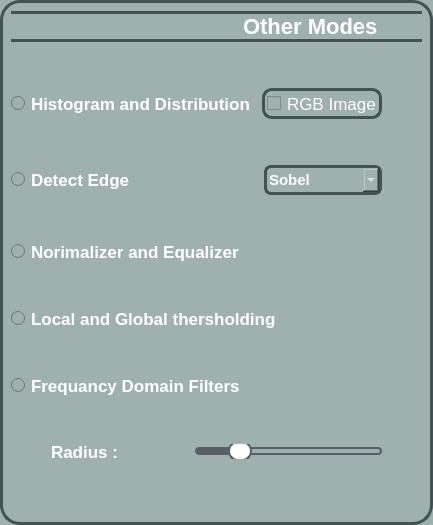
              <widget class="QWidget" name="widget_10" native="true">
               <property name="sizePolicy">
                <sizepolicy hsizetype="Expanding" vsizetype="Expanding">
                 <horstretch>0</horstretch>
                 <verstretch>0</verstretch>
                </sizepolicy>
               </property>
               <property name="styleSheet">
                <string notr="true">
background:rgba(158,177,175,255);
  border: 3px solid rgba(68,82,83,255);
  border-radius: 20px;</string>
               </property>
               <layout class="QHBoxLayout" name="horizontalLayout_19">
                <item>
                 <layout class="QVBoxLayout" name="verticalLayout_8">
                  <item>
                   <widget class="QLabel" name="label_freq_img1_2">
                    <property name="font">
                     <font>
                      
                      <weight>75</weight>
                      <bold>true</bold>
                     </font>
                    </property>
                    <property name="styleSheet">
                     <string notr="true">Font-size:22px;
font-weight:bold;
background:rgba(158,177,175,255);
color:white;
 border-top: 3px solid rgba(68,82,83,255);
 border-bottom: 3px solid rgba(68,82,83,255);
border-left:None;
border-right:None;
</string>
                    </property>
                    <property name="text">
                     <string>                                     Other Modes</string>
                    </property>
                   </widget>
                  </item>
                  <item>
                   <spacer name="verticalSpacer_8">
                    <property name="orientation">
                     <enum>Qt::Vertical</enum>
                    </property>
                    <property name="sizeHint" stdset="0">
                     <size>
                      <width>20</width>
                      <height>40</height>
                     </size>
                    </property>
                   </spacer>
                  </item>
                  <item>
                   <layout class="QHBoxLayout" name="horizontalLayout_20">
                    <item>
                     <widget class="QRadioButton" name="RadioButton_Histogram">
                      <property name="font">
                       <font>
                        
                        <weight>75</weight>
                        <bold>true</bold>
                       </font>
                      </property>
                      <property name="styleSheet">
                       <string notr="true">Font-size:17px;
font-weight:bold;
background:rgba(158,177,175,255);
color:white;

border:None;</string>
                      </property>
                      <property name="text">
                       <string>Histogram and Distribution </string>
                      </property>
                      <property name="checked">
                       <bool>false</bool>
                      </property>
                     </widget>
                    </item>
                    <item>
                     <widget class="QCheckBox" name="checkBox_rgbImg">
                      <property name="font">
                       <font>
                        
                       </font>
                      </property>
                      <property name="styleSheet">
                       <string notr="true">Font-size:17px;
color:white;

padding:2px;
border-radius:10px;


background:rgba(158,177,175,255);
  border: 3px solid rgba(68,82,83,255);

</string>
                      </property>
                      <property name="text">
                       <string>RGB Image</string>
                      </property>
                     </widget>
                    </item>
                    <item>
                     <spacer name="horizontalSpacer_37">
                      <property name="orientation">
                       <enum>Qt::Vertical</enum>
                      </property>
                      <property name="sizeHint" stdset="0">
                       <size>
                        <width>40</width>
                        <height>20</height>
                       </size>
                      </property>
                     </spacer>
                    </item>
                   </layout>
                  </item>
                  <item>
                   <spacer name="verticalSpacer_9">
                    <property name="orientation">
                     <enum>Qt::Vertical</enum>
                    </property>
                    <property name="sizeHint" stdset="0">
                     <size>
                      <width>20</width>
                      <height>40</height>
                     </size>
                    </property>
                   </spacer>
                  </item>
                  <item>
                   <layout class="QHBoxLayout" name="horizontalLayout_55">
                    <item>
                     <widget class="QRadioButton" name="RadioButton_DetectEdges">
                      <property name="font">
                       <font>
                        
                        <weight>75</weight>
                        <bold>true</bold>
                       </font>
                      </property>
                      <property name="styleSheet">
                       <string notr="true">Font-size:17px;
font-weight:bold;
background:rgba(158,177,175,255);
color:white;

border:None;</string>
                      </property>
                      <property name="text">
                       <string>Detect Edge                           </string>
                      </property>
                      <property name="checked">
                       <bool>false</bool>
                      </property>
                     </widget>
                    </item>
                    <item>
                     <widget class="QComboBox" name="Combox_Edges">
                      <property name="font">
                       <font>
                        
                        <weight>75</weight>
                        <bold>true</bold>
                       </font>
                      </property>
                      <property name="styleSheet">
                       <string notr="true">Font-size:15px;
font-weight:bold;
background:rgba(158,177,175,255);
color:white;
border:3px solid black;
padding:2px;
border-radius:7px;
 border: 3px solid rgba(68,82,83,255);</string>
                      </property>
                      <property name="currentText">
                       <string>Sobel</string>
                      </property>
                      <item>
                       <property name="text">
                        <string>Sobel</string>
                       </property>
                      </item>
                      <item>
                       <property name="text">
                        <string>Roberts</string>
                       </property>
                      </item>
                      <item>
                       <property name="text">
                        <string>Prewitt</string>
                       </property>
                      </item>
                      <item>
                       <property name="text">
                        <string>Canny</string>
                       </property>
                      </item>
                     </widget>
                    </item>
                    <item>
                     <spacer name="horizontalSpacer_30">
                      <property name="orientation">
                       <enum>Qt::Vertical</enum>
                      </property>
                      <property name="sizeHint" stdset="0">
                       <size>
                        <width>40</width>
                        <height>20</height>
                       </size>
                      </property>
                     </spacer>
                    </item>
                   </layout>
                  </item>
                  <item>
                   <spacer name="verticalSpacer_15">
                    <property name="orientation">
                     <enum>Qt::Vertical</enum>
                    </property>
                    <property name="sizeHint" stdset="0">
                     <size>
                      <width>20</width>
                      <height>40</height>
                     </size>
                    </property>
                   </spacer>
                  </item>
                  <item>
                   <widget class="QRadioButton" name="RadioButton_Normalizer">
                    <property name="font">
                     <font>
                      
                      <weight>75</weight>
                      <bold>true</bold>
                     </font>
                    </property>
                    <property name="styleSheet">
                     <string notr="true">Font-size:17px;
font-weight:bold;
background:rgba(158,177,175,255);
color:white;
border:None;</string>
                    </property>
                    <property name="text">
                     <string>Norimalizer and Equalizer</string>
                    </property>
                    <property name="checked">
                     <bool>false</bool>
                    </property>
                   </widget>
                  </item>
                  <item>
                   <spacer name="verticalSpacer_10">
                    <property name="orientation">
                     <enum>Qt::Vertical</enum>
                    </property>
                    <property name="sizeHint" stdset="0">
                     <size>
                      <width>20</width>
                      <height>40</height>
                     </size>
                    </property>
                   </spacer>
                  </item>
                  <item>
                   <widget class="QRadioButton" name="RadioButton_Threshold">
                    <property name="font">
                     <font>
                      
                      <weight>75</weight>
                      <bold>true</bold>
                     </font>
                    </property>
                    <property name="styleSheet">
                     <string notr="true">Font-size:17px;
font-weight:bold;
background:rgba(158,177,175,255);
color:white;

border:None;</string>
                    </property>
                    <property name="text">
                     <string>Local and Global thersholding</string>
                    </property>
                    <property name="checked">
                     <bool>false</bool>
                    </property>
                   </widget>
                  </item>
                  <item>
                   <spacer name="verticalSpacer_11">
                    <property name="orientation">
                     <enum>Qt::Vertical</enum>
                    </property>
                    <property name="sizeHint" stdset="0">
                     <size>
                      <width>20</width>
                      <height>40</height>
                     </size>
                    </property>
                   </spacer>
                  </item>
                  <item>
                   <widget class="QRadioButton" name="RadioButton_Domain_Filter">
                    <property name="styleSheet">
                     <string notr="true">Font-size:17px;
font-weight:bold;
background:rgba(158,177,175,255);
color:white;

border:None;
</string>
                    </property>
                    <property name="text">
                     <string>Frequancy Domain Filters</string>
                    </property>
                   </widget>
                  </item>
                  <item>
                   <spacer name="verticalSpacer_12">
                    <property name="orientation">
                     <enum>Qt::Vertical</enum>
                    </property>
                    <property name="sizeHint" stdset="0">
                     <size>
                      <width>20</width>
                      <height>40</height>
                     </size>
                    </property>
                   </spacer>
                  </item>
                  <item>
                   <layout class="QHBoxLayout" name="horizontalLayout_21">
                    <item>
                     <spacer name="horizontalSpacer_6">
                      <property name="orientation">
                       <enum>Qt::Vertical</enum>
                      </property>
                      <property name="sizeHint" stdset="0">
                       <size>
                        <width>40</width>
                        <height>20</height>
                       </size>
                      </property>
                     </spacer>
                    </item>
                    <item>
                     <widget class="QLabel" name="label_freq_domain">
                      <property name="font">
                       <font>
                        
                        <weight>75</weight>
                        <bold>true</bold>
                       </font>
                      </property>
                      <property name="styleSheet">
                       <string notr="true">Font-size:17px;
font-weight:bold;
background:rgba(158,177,175,255);
color:white;

border:None;
</string>
                      </property>
                      <property name="text">
                       <string>Radius :               </string>
                      </property>
                     </widget>
                    </item>
                    <item>
                     <widget class="QSlider" name="slider_freq_domain">
                      <property name="styleSheet">
                       <string notr="true">
QSlider {
    background: transparent; /* Make the entire slider background transparent */
    border:None;
}


QSlider::groove:horizontal {
    height: 8px;
    background: :rgba(158,177,175,255); /* Lighter shade of the dark color */
    border-radius: 4px;
}

QSlider::handle:horizontal {
    background:  white; /* Mid-tone between the dark and lighter colors */
    border: 2px solid #595e67; /* Matches groove */
    width: 20px;
    height: 20px;
    margin: -6px 0;
    border-radius: 10px;
}

QSlider::sub-page:horizontal {
    background: #595e67; /* Matches handle */
    border-radius: 4px;
}

QSlider::add-page:horizontal {
   
    border:2px solid #595e67;
    border-radius: 4px;
}
</string>
                      </property>
                      <property name="maximum">
                       <number>100</number>
                      </property>
                      <property name="value">
                       <number>20</number>
                      </property>
                      <property name="orientation">
                       <enum>Qt::Horizontal</enum>
                      </property>
                     </widget>
                    </item>
                    <item>
                     <spacer name="horizontalSpacer_28">
                      <property name="orientation">
                       <enum>Qt::Vertical</enum>
                      </property>
                      <property name="sizeHint" stdset="0">
                       <size>
                        <width>40</width>
                        <height>20</height>
                       </size>
                      </property>
                     </spacer>
                    </item>
                   </layout>
                  </item>
                  <item>
                   <widget class="Line" name="line_5">
                    <property name="font">
                     <font>
                      <pointsize>5</pointsize>
                     </font>
                    </property>
                    <property name="styleSheet">
                     <string notr="true">border: 1px solid black;</string>
                    </property>
                    <property name="lineWidth">
                     <number>0</number>
                    </property>
                    <property name="orientation">
                     <enum>Qt::Vertical</enum>
                    </property>
                   </widget>
                  </item>
                  <item>
                   <spacer name="horizontalSpacer_14">
                    <property name="orientation">
                     <enum>Qt::Vertical</enum>
                    </property>
                    <property name="sizeHint" stdset="0">
                     <size>
                      <width>40</width>
                      <height>20</height>
                     </size>
                    </property>
                   </spacer>
                  </item>
                  <item>
                   <layout class="QHBoxLayout" name="horizontalLayout_22"/>
                  </item>
                  <item>
                   <spacer name="horizontalSpacer_15">
                    <property name="orientation">
                     <enum>Qt::Vertical</enum>
                    </property>
                    <property name="sizeHint" stdset="0">
                     <size>
                      <width>40</width>
                      <height>20</height>
                     </size>
                    </property>
                   </spacer>
                  </item>
                  <item>
                   <widget class="Line" name="line_6">
                    <property name="styleSheet">
                     <string notr="true">border: 0.5px solid black;</string>
                    </property>
                    <property name="orientation">
                     <enum>Qt::Vertical</enum>
                    </property>
                   </widget>
                  </item>
                 </layout>
                </item>
               </layout>
              </widget>
